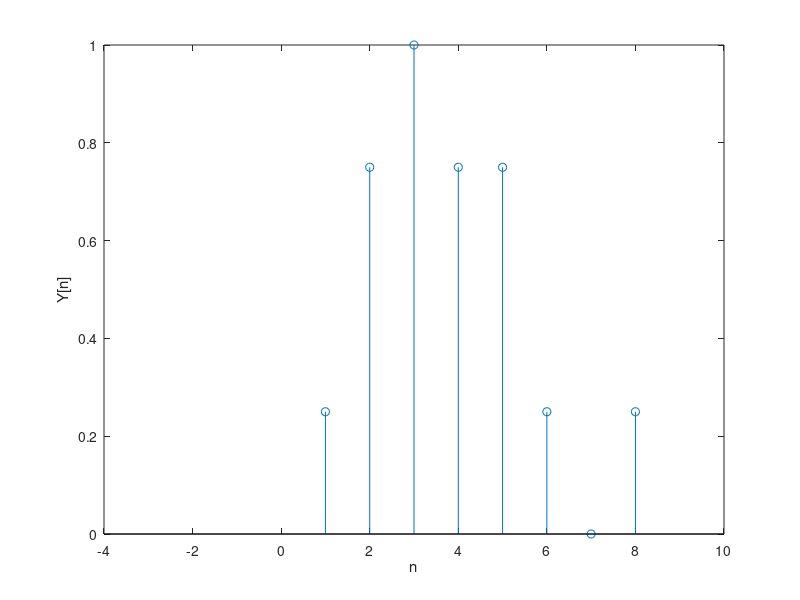

This figure's MATLAB source:
% Joseph Fiume
% EE348
% lab 6
% 11/6/2020

close all; clear; clc; clf;

% h[n] impulse response
h_n = [0 -1 -2 -3];
h = [1/4 1/4 1/4 1/4];

% x[n] discrete-time input
% x_n = [0 -1];
% x = [1 3];
x_n = [2 1 0 -1 -2];
x = [1 2 1 -1 1];

% filter order
M = 2;
size_Y = (numel(h) + numel(x)) - 1;

% plots of h[n] and x[n]
stem(h);
stem(x);
axis([-4 10 -1 2]);
xlabel('n');
ylabel('X[n]');

% indices of h and n
h_i = 1;
x_i = 1;
h_j = 1;
x_j = 1;
Y = [];

for k = 0:M
    x_minus_k = (x_n - k);
    % x cannot have negative indices
    if x_minus_k(1) >= 0
        % loop until Y has all its convolution elements
        while numel(Y) < size_Y - 1
            % loop until all the elements in both x and h have been
            % summed
            while x_i ~= numel(x) && h_i ~= numel(h)
                % multiply the matrices, take the sum of all elements
                % in the correct range
                yi = h(: , h_i:h_j) .* x(:, x_i:x_j);
                sum = cumsum(yi);
                Y = [Y, sum(:,numel(sum))];
                % if x is larger than h, we have to alter its
                % indices to keep the size of the matrix multiplied the
                % same as h and if h is larger than x, we have to alter its
                % indices to keep the size of the matrix multiplied the
                % same as x
                if x_j < numel(x) && h_j < numel(h)
                    x_j = x_j + 1;
                    h_j = h_j + 1;
                % the case where h[n] is larger than x[n]
                elseif h_j < numel(h)
                    h_j = h_j + 1;
                    h_i = h_i + 1;
                % the case where x[n] is larger than h[n]
                elseif x_j < numel(x)
                    x_j = x_j + 1;
                    x_i = x_i + 1;
                elseif x_i < numel(x) && h_i < numel(h)
                    x_i = x_i + 1;
                    h_i = h_i + 1;
                end
            end
        end
    end
end

% the loop does not add the final element to the array, so we add it
% manually at the end
Y = [Y, h(: , numel(h)) .* x(:, numel(x))];
% discrete-time output
Y
convolution_function = conv(x,h)
Y == conv(x,h)
stem(Y);
axis([-4 10 0 1]);
xlabel('n');
ylabel('Y[n]');

% part 3
% Commutativity of Convolution
y = conv(h,x)
w = conv(x,h)
y == w